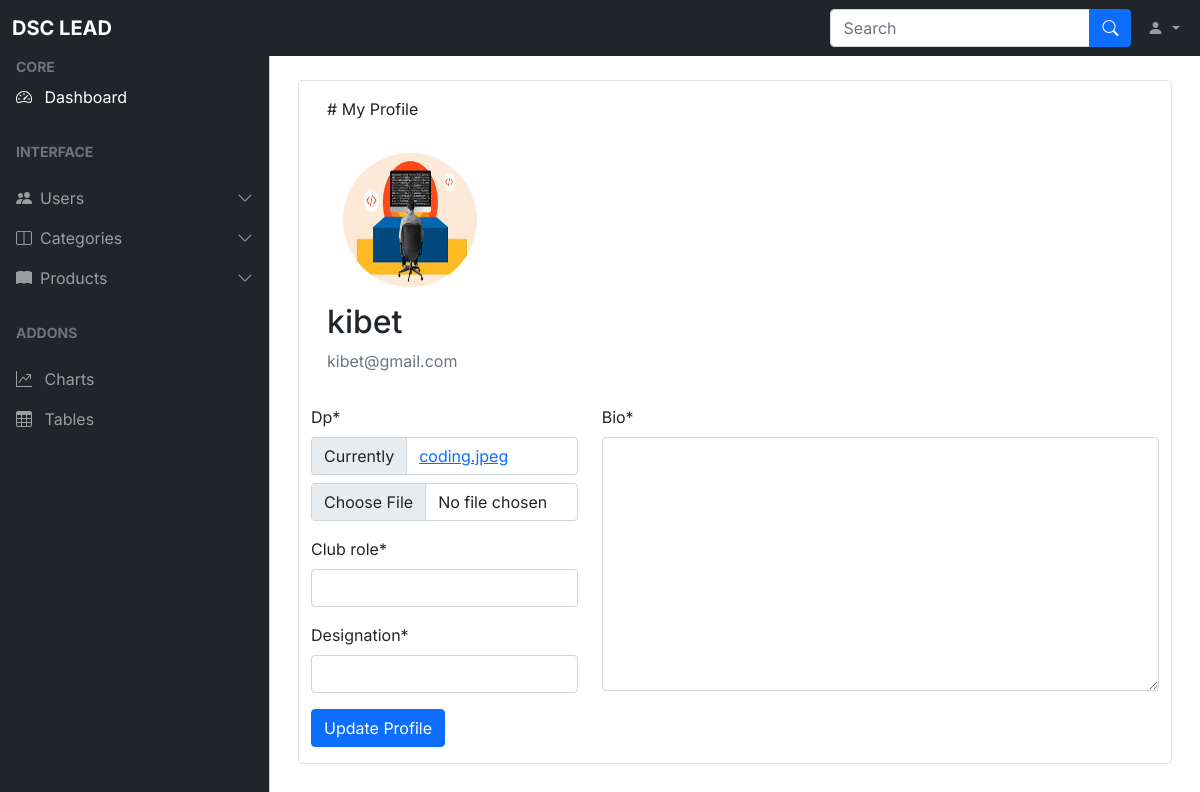
The page /lead/ld_profile/ (signed in) on the database its author committed.
### accounts/models.py (models this page shows, shortened)
class CustomUser(AbstractUser):
    role = [
        ('admin', 'Admin'),
        ('member', 'Member'),
    ]
    username = None
    email = models.EmailField(unique=True)
    full_names = models.CharField(max_length=100, blank=True)
    user_type = models.CharField(max_length=20, choices=role, default='Member')
    date_joined = models.DateField(auto_now_add=True)
    USERNAME_FIELD = 'email'
    REQUIRED_FIELDS = ['full_names', ]
    objects = CustomUserManager()

class Profile(models.Model):
    user = models.OneToOneField(settings.AUTH_USER_MODEL, on_delete=models.CASCADE)
    dp = models.ImageField(default='coding.jpeg', upload_to='profile_pics')
    club_role = models.CharField(max_length=100)
    designation = models.CharField(max_length=100)
    bio = models.TextField()

### lead/views.py (the view)
# urls.py: path('ld_profile/', views.ld_profile, name="ld_profile"),
@login_required()
def ld_profile(request):
    if request.method == 'POST':
        form = ProfileUpdateForm(request.POST, request.FILES, instance=request.user.profile)
        if form.is_valid():
            try:
                form.save()
                messages.success(request, 'Successfully updated profile!')
                return redirect('ld_profile')
            except Exception as e:
                messages.error(request, 'There was an error updating your profile. Please try again later.')
                return redirect('ld_profile')
        else:
            messages.error(request, 'There were issues with the form submission. Please correct the errors and try again.')
            return redirect('ld_profile')
    else:
        form = ProfileUpdateForm(instance=request.user.profile)
    context = {
        'form': form,
    }
    return render(request, 'ld_profile.html', context)

### accounts/forms.py
class ProfileUpdateForm(forms.ModelForm):
    class Meta:
        model = Profile
        fields = ['dp', 'club_role', 'bio', 'designation', ]
    def __init__(self, *args, **kwargs):
        super(ProfileUpdateForm, self).__init__(*args, **kwargs)
        self.helper = FormHelper(self)
        self.helper.layout = Layout(
            Row(
                Column('dp', 'club_role', 'designation', css_class='col-md-4'),
                Column('bio', css_class='col-md-8'),
            ),
            Submit('submit', u'Update Profile', css_class='btn btn-primary mb-3'),
        )

### lead/templates/ld_profile.html (shortened to what this page needs)
{% extends './dashboard.html' %}
{% load crispy_forms_tags %}
{% load crispy_forms_filters %}
{% block content %}
<div class="p-3">
  <div class="container border rounded">
    <div class="col-md-8 p-3">
      <p># My Profile </p>
      <img class="rounded-circle account-img p-2 m-2" src="{{ user.profile.dp.url }}"
        style="width: 150px; height: 150px;" />
      <div class="media-body">
        <h2 class="account-heading"> {{ user.full_names }}</h2>
        <p class="text-secondary">{{ user.email }}</p>
      </div>
    </div>
    <form method="POST" enctype="multipart/form-data">
      {% crispy form %}
    </form>
  </div>
</div>
{% endblock content %}

### rows shown on the page
CustomUser: profile.dp (picture), full_names "kibet", email "kibet@gmail.com"
